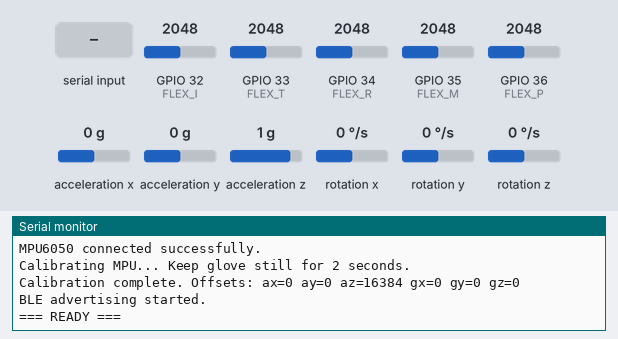
The sketch below on a simulated ESP32. On the bench: the last lines printed to the serial monitor. The test bench sets the inputs (shaded band); at power-on: GPIO 32 (FLEX_I) = 2048, GPIO 33 (FLEX_T) = 2048, GPIO 34 (FLEX_R) = 2048, GPIO 35 (FLEX_M) = 2048, GPIO 36 (FLEX_P) = 2048, acceleration x 0 g, acceleration y 0 g, acceleration z 1 g, rotation x 0 °/s, rotation y 0 °/s, rotation z 0 °/s. Nothing arrives over Bluetooth unless stated; a phone connects over Bluetooth LE 3 s after start.

Above: at 4.0 s.
4.1 s: "t" received over Serial
At 4.6 s:
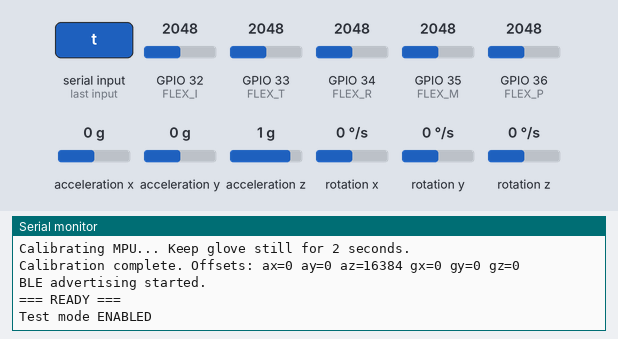
7.1 s: "T" received over Serial
At 7.28 s:
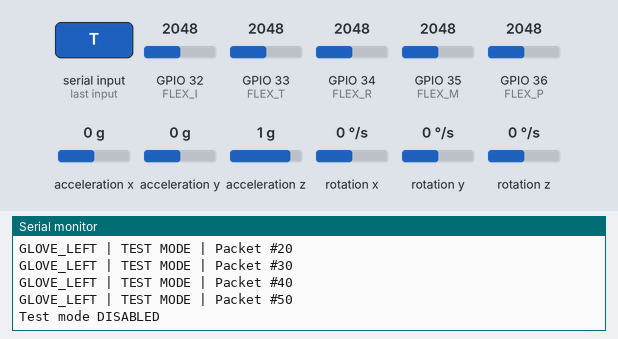

The sketch:

esp32_ble_glove.ino
```cpp
#include <Wire.h>
#include <BLEDevice.h>
#include <BLEServer.h>
#include <BLEUtils.h>
#include <BLE2902.h>
#include <MPU6050.h>

MPU6050 mpu;

BLEServer *pServer;
BLECharacteristic *pCharacteristic;

/* ============================================ */
/* BLE CONNECTION TRACKING */
/* ============================================ */
bool deviceConnected = false;
bool oldDeviceConnected = false;

class MyServerCallbacks: public BLEServerCallbacks {
    void onConnect(BLEServer* pServer) {
      deviceConnected = true;
      Serial.println("Device connected");
    };

    void onDisconnect(BLEServer* pServer) {
      deviceConnected = false;
      Serial.println("Device disconnected");
    }
};

/* ============================================ */
/* CHANGE THIS FOR EACH GLOVE */
/* ============================================ */
#define DEVICE_NAME "GLOVE_LEFT"
//#define DEVICE_NAME "GLOVE_RIGHT"

/* ============================================ */
/* BLE UUIDs - MUST MATCH FLUTTER APP */
/* ============================================ */
#define SERVICE_UUID "12345678-1234-1234-1234-1234567890ab"
#define CHARACTERISTIC_UUID "abcd1234-5678-1234-5678-abcdef123456"

/* ============================================ */
/* FLEX SENSOR PINS */
/* ============================================ */
#define FLEX_T 33
#define FLEX_I 32
#define FLEX_M 35
#define FLEX_R 34
#define FLEX_P 36

/* ============================================ */
/* FLEX SENSOR CALIBRATION (now app-driven) */
/* ============================================ */
/* We send raw flex ADC values to the app, and the app maps
   0-100 per user with calibration steps. Inline mapping is
   still available if needed for compatibility. */
#define FLEX_MIN 2200   // Fully extended (fallback)
#define FLEX_MAX 2400   // Fully bent (fallback)

#define SEND_FLEX_AS_RAW 1   // 1 = raw ADC chain to app, 0 = send normalized 0-100

/* ============================================ */
/* MPU6050 CALIBRATION OFFSETS */
/* ============================================ */
int16_t ax_offset = 0;
int16_t ay_offset = 0;
int16_t az_offset = 0;
int16_t gx_offset = 0;
int16_t gy_offset = 0;
int16_t gz_offset = 0;

unsigned long lastSend = 0;
unsigned long nextSendAt = 0;
unsigned long packetCount = 0;

/* ============================================ */
/* TRANSMISSION TIMING OFFSET */
/* ============================================ */
/*
 * To prevent BLE collisions between two ESP32s without reducing
 * the packet rate:
 * - LEFT glove: phase = 0ms
 * - RIGHT glove: phase = 10ms
 *
 * Both gloves still use the same SEND_INTERVAL_MS. Only their
 * starting phase differs.
 */
#define TRANSMISSION_PHASE_MS 0  // Change to 10 for RIGHT glove
#define SEND_INTERVAL_MS 25
#define DEBUG_EVERY_N_PACKETS 10
#define SEND_BINARY_PACKET 1

/* ============================================ */
/* TEST MODE SETUP */
/* ============================================ */
/*
 * To enable test mode at compile time, uncomment the line below:
 * #define TEST_MODE true
 *
 * To toggle test mode at runtime, send 't' or 'T' via serial monitor.
 * Test mode sends dummy sensor data to verify BLE transmission.
 */
bool testModeEnabled = false;

/* ======================== */
/* SENSOR SCALE CONSTANTS */
/* ======================== */
/* MPU6050 at ±2g range: 1 LSB = 1/16384 g */
#define ACCEL_SCALE 16384.0

/* MPU6050 at ±250°/s range: 1 LSB = 1/131 °/s */
#define GYRO_SCALE 131.0

/* ======================== */
/* HELPER: NORMALIZE FLEX */
/* ======================== */
float normalizeFlex(int rawValue) {
  /* Map from ADC range to 0-100 (percentage) */
  float normalized = map(rawValue, FLEX_MIN, FLEX_MAX, 0, 100);
  /* Clamp to 0-100 */
  return constrain(normalized, 0.0, 100.0);
}

/* ======================== */
/* HELPER: FORMAT FLOAT */
/* ======================== */
String formatFloat(float value, int decimals) {
  return String(value, decimals);
}

struct __attribute__((packed)) SensorPacket {
  int16_t flex_t;
  int16_t flex_i;
  int16_t flex_m;
  int16_t flex_r;
  int16_t flex_p;
  int16_t ax;
  int16_t ay;
  int16_t az;
  int16_t gx;
  int16_t gy;
  int16_t gz;
};

/* ======================== */
/* MPU CALIBRATION */
/* ======================== */
void calibrateMPU() {

  Serial.println("Calibrating MPU... Keep glove still for 2 seconds.");

  long ax_sum = 0;
  long ay_sum = 0;
  long az_sum = 0;
  long gx_sum = 0;
  long gy_sum = 0;
  long gz_sum = 0;

  int16_t ax, ay, az, gx_raw, gy_raw, gz_raw;

  /* Take 100 samples at 50Hz (~2 seconds) */
  for (int i = 0; i < 100; i++) {

    mpu.getMotion6(&ax, &ay, &az, &gx_raw, &gy_raw, &gz_raw);

    ax_sum += ax;
    ay_sum += ay;
    az_sum += az;
    gx_sum += gx_raw;
    gy_sum += gy_raw;
    gz_sum += gz_raw;

    delay(20);
  }

  ax_offset = ax_sum / 100;
  ay_offset = ay_sum / 100;
  az_offset = az_sum / 100;
  gx_offset = gx_sum / 100;
  gy_offset = gy_sum / 100;
  gz_offset = gz_sum / 100;

  Serial.print("Calibration complete. Offsets: ");
  Serial.print("ax="); Serial.print(ax_offset);
  Serial.print(" ay="); Serial.print(ay_offset);
  Serial.print(" az="); Serial.print(az_offset);
  Serial.print(" gx="); Serial.print(gx_offset);
  Serial.print(" gy="); Serial.print(gy_offset);
  Serial.print(" gz="); Serial.println(gz_offset);
}

/* ======================== */
/* SETUP */
/* ======================== */
void setup() {

  Serial.begin(115200);
  delay(500);

  Serial.println("\n\n=== GABAY KAMAY BLE GLOVE ===");
  Serial.print("Device: "); Serial.println(DEVICE_NAME);

  /* ============================================ */
  /* FLEX INPUTS */
  /* ============================================ */
  pinMode(FLEX_T, INPUT);
  pinMode(FLEX_I, INPUT);
  pinMode(FLEX_M, INPUT);
  pinMode(FLEX_R, INPUT);
  pinMode(FLEX_P, INPUT);

  Serial.println("Flex sensors initialized.");

  /* ============================================ */
  /* MPU6050 INITIALIZATION */
  /* ============================================ */
  Wire.begin();
  mpu.initialize();

  if (!mpu.testConnection()) {
    Serial.println("ERROR: MPU6050 connection failed!");
    while (1);
  }

  Serial.println("MPU6050 connected successfully.");

  calibrateMPU();

  /* ============================================ */
  /* BLE INITIALIZATION */
  /* ============================================ */
  BLEDevice::init(DEVICE_NAME);

  pServer = BLEDevice::createServer();
  pServer->setCallbacks(new MyServerCallbacks());
  BLEService *pService = pServer->createService(SERVICE_UUID);

  pCharacteristic = pService->createCharacteristic(
                      CHARACTERISTIC_UUID,
                      BLECharacteristic::PROPERTY_NOTIFY
                    );

  /* Add BLE2902 descriptor for notifications */
  pCharacteristic->addDescriptor(new BLE2902());

  pService->start();

  /* Start advertising */
  BLEAdvertising *pAdvertising = BLEDevice::getAdvertising();
  pAdvertising->addServiceUUID(SERVICE_UUID);
  pAdvertising->setScanResponse(true);
  pAdvertising->setMinPreferred(0x06);
  pAdvertising->setMaxPreferred(0x12);
  pAdvertising->start();

  Serial.println("BLE advertising started.");
  Serial.println("=== READY ===\n");
}

/* ======================== */
/* MAIN LOOP */
/* ======================== */
void loop() {

  /* Check for serial commands to toggle test mode */
  if (Serial.available()) {
    char cmd = Serial.read();
    if (cmd == 't' || cmd == 'T') {
      testModeEnabled = !testModeEnabled;
      Serial.print("Test mode ");
      Serial.println(testModeEnabled ? "ENABLED" : "DISABLED");
    }
  }

  /* Disconnecting and reconnecting */
  if (!deviceConnected && oldDeviceConnected) {
    delay(500); // Give the bluetooth stack time to get ready
    pServer->startAdvertising(); // Restart advertising
    Serial.println("Start advertising");
    oldDeviceConnected = deviceConnected;
  }
  /* Connecting */
  if (deviceConnected && !oldDeviceConnected) {
    nextSendAt = millis() + TRANSMISSION_PHASE_MS;
    oldDeviceConnected = deviceConnected;
  }

  if (deviceConnected && ((long)(millis() - nextSendAt) >= 0)) {

    lastSend = millis();
    nextSendAt += SEND_INTERVAL_MS;

    if (testModeEnabled) {
    /* ============================================ */
    /* TEST MODE - Send dummy data */
    /* ============================================ */
    SensorPacket testPacket = {
      2500, 2500, 2500, 2500, 2500,
      8192, 8192, 8192,
      1310, 1310, 1310
    };

    pCharacteristic->setValue((uint8_t*)&testPacket, sizeof(testPacket));
    pCharacteristic->notify();

    packetCount++;
    if ((packetCount % DEBUG_EVERY_N_PACKETS) == 0) {
      Serial.print(DEVICE_NAME);
      Serial.print(" | TEST MODE | Packet #");
      Serial.println(packetCount);
    }

    } else {
    /* ============================================ */
    /* NORMAL MODE - Read sensors */
    /* ============================================ */

    /* ============================================ */
    /* READ FLEX SENSORS */
    /* ============================================ */
    int flex_t_raw = analogRead(FLEX_T);
    int flex_i_raw = analogRead(FLEX_I);
    int flex_m_raw = analogRead(FLEX_M);
    int flex_r_raw = analogRead(FLEX_R);
    int flex_p_raw = analogRead(FLEX_P);

    /* ============================================ */
    /* READ MPU6050 */
    /* ============================================ */
    int16_t ax_raw, ay_raw, az_raw;
    int16_t gx_raw, gy_raw, gz_raw;

    mpu.getMotion6(&ax_raw, &ay_raw, &az_raw, &gx_raw, &gy_raw, &gz_raw);

    #if SEND_BINARY_PACKET
      SensorPacket packet = {
        (int16_t)flex_t_raw,
        (int16_t)flex_i_raw,
        (int16_t)flex_m_raw,
        (int16_t)flex_r_raw,
        (int16_t)flex_p_raw,
        ax_raw,
        ay_raw,
        az_raw,
        gx_raw,
        gy_raw,
        gz_raw
      };
      pCharacteristic->setValue((uint8_t*)&packet, sizeof(packet));
    #else
      String packet;

      #if SEND_FLEX_AS_RAW
        packet = String(flex_t_raw) + "," +
                 String(flex_i_raw) + "," +
                 String(flex_m_raw) + "," +
                 String(flex_r_raw) + "," +
                 String(flex_p_raw) + "," +
                 String(ax_raw) + "," +
                 String(ay_raw) + "," +
                 String(az_raw) + "," +
                 String(gx_raw) + "," +
                 String(gy_raw) + "," +
                 String(gz_raw);
      #else
        float flex_t = normalizeFlex(flex_t_raw);
        float flex_i = normalizeFlex(flex_i_raw);
        float flex_m = normalizeFlex(flex_m_raw);
        float flex_r = normalizeFlex(flex_r_raw);
        float flex_p = normalizeFlex(flex_p_raw);

        float ax_g = ax_raw / ACCEL_SCALE;
        float ay_g = ay_raw / ACCEL_SCALE;
        float az_g = az_raw / ACCEL_SCALE;
        float gx_dps = (gx_raw - gx_offset) / GYRO_SCALE;
        float gy_dps = (gy_raw - gy_offset) / GYRO_SCALE;
        float gz_dps = (gz_raw - gz_offset) / GYRO_SCALE;

        packet =
          formatFloat(flex_t, 1) + "," +
          formatFloat(flex_i, 1) + "," +
          formatFloat(flex_m, 1) + "," +
          formatFloat(flex_r, 1) + "," +
          formatFloat(flex_p, 1) + "," +
          formatFloat(ax_g, 2) + "," +
          formatFloat(ay_g, 2) + "," +
          formatFloat(az_g, 2) + "," +
          formatFloat(gx_dps, 1) + "," +
          formatFloat(gy_dps, 1) + "," +
          formatFloat(gz_dps, 1);
      #endif

      pCharacteristic->setValue(packet.c_str());
    #endif
    pCharacteristic->notify();

    /* ============================================ */
    /* DEBUG OUTPUT */
    /* ============================================ */
    packetCount++;
    if ((packetCount % DEBUG_EVERY_N_PACKETS) == 0) {
      Serial.print(DEVICE_NAME);
      Serial.print(" | Packet #");
      Serial.println(packetCount);
    }

    }
  }
}
```

Measured:
- after the input at 4.1 s, the serial monitor: prints a new line at once (image 1)
- after the input at 7.1 s, the serial monitor: prints a new line at once (image 2)
